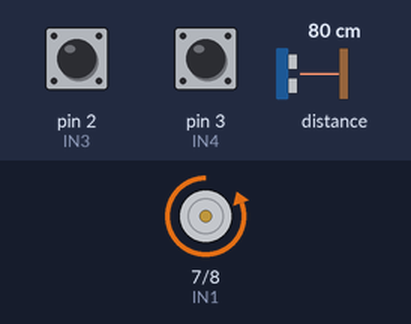
The sketch below on a simulated Arduino Uno, built with avr-gcc and run on an emulated ATmega328P. Parts: motor-driver pin pairs drawn as motors (green arrow = first pin HIGH = forward, orange = second pin HIGH = backward, longer = more drive). The inputs (shaded band) are chosen by the test bench; at power-on: pin 2 (IN3) HIGH, distance to the obstacle 80 cm, pin 3 (IN4) HIGH. What the sketch prints to the serial monitor is not drawn.

Above: at 1.2 s.
1.3 s: pin 2 (IN3) pulled LOW for 0.15 s
At 2.2 s:
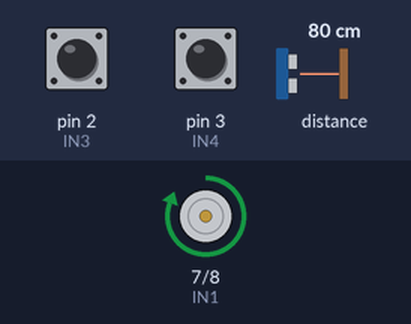
2.9 s: pin 2 (IN3) pulled LOW for 3.2 s
At 4.2 s:
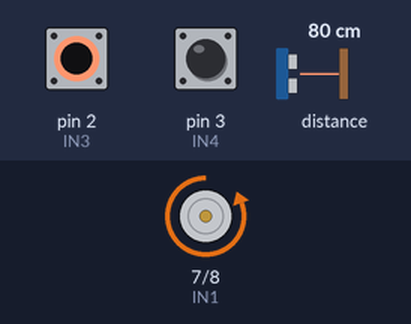
7.6 s: distance to the obstacle set to 21 cm
9.1 s: distance to the obstacle set to 18 cm
At 10.5 s:
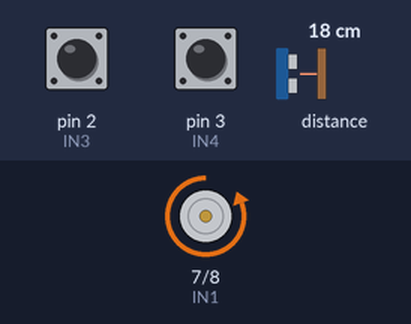
Timing chart, 0 to 11.6 s (numbered marks = the images above; inputs shaded):
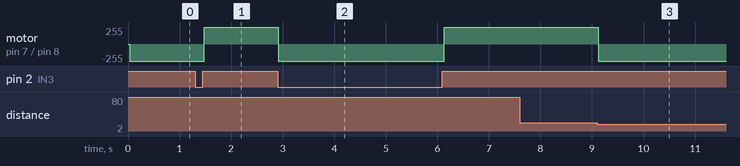

The sketch:

fenster2.c.ino
```cpp
#include <Wire.h>
#include <VL53L0X.h>

// Initialize VL53L0X ToF sensor
#define HIGH_ACCURACY
VL53L0X sensor;

// Define L298N pin mappings
int IN1 = 7;
int IN2 = 8;

// Define 3 position slide switch pins
int IN3 = 2;
int IN4 = 3;

int mode = 0;

unsigned long eventTime;
unsigned long currentTime;


void setup() {
  Serial.begin(9600);
  Wire.begin();

  sensor.setTimeout(500);
  if (!sensor.init())
  {
    Serial.println("Failed to detect and initialize sensor!");
    while (1) {}
  }

  sensor.setMeasurementTimingBudget(200000);
  // Start continuous back-to-back mode (take readings as
  // fast as possible).  To use continuous timed mode
  // instead, provide a desired inter-measurement period in
  // ms (e.g. sensor.startContinuous(100)).
  sensor.startContinuous();
  Serial.println("Initialized ToF sensor.");

  pinMode(IN1, OUTPUT);
  pinMode(IN2, OUTPUT);

  pinMode(IN3, INPUT_PULLUP);
  pinMode(IN4, INPUT_PULLUP);
}

void loop() {
  if (digitalRead(IN3) == LOW) {
    // Serial.println("I'm in mode 0 and am keeping the window closed.");
    eventTime = -900000;
    mode = 0;
  } else if (digitalRead(IN4) == LOW){
    eventTime = -900000;
    mode = 1;
  } else if (digitalRead(IN3) == HIGH && digitalRead(IN4) == HIGH){
    // Serial.println("I'm in mode 2! Window is operated automatically.");
    mode = 2;
  }

  if (mode == 0) {
    // close window if it's open
    digitalWrite(IN1, LOW);
    digitalWrite(IN2, HIGH);

  }
  if (mode == 1) {
    // KEEP WINDOW OPEN
    digitalWrite(IN1, HIGH);
    digitalWrite(IN2, LOW);


  }
  if (mode == 2) {
    int distanceRead = sensor.readRangeContinuousMillimeters();
    if (sensor.timeoutOccurred()) {
      // this could switch on a LED displaying sensor conditions
      Serial.print(" TIMEOUT");
    }
         // waiting for ToF sensor input
    if (distanceRead < 200) {
      eventTime = millis();
    }
    currentTime = millis();

    if ((currentTime - eventTime) < 900000) {
      digitalWrite(IN1, LOW);
      digitalWrite(IN2, HIGH);
    } else {
      digitalWrite(IN1, HIGH);
      digitalWrite(IN2, LOW);
    }

  }

}
```

Measured:
- after the input at 1.3 s, motor on pin 7 (IN1) / pin 8 (IN2): backward 255/255 → forward 255/255 after 0.18 s
- after the input at 2.9 s, motor on pin 7 (IN1) / pin 8 (IN2): forward 255/255 → backward 255/255 at once, → forward 255/255 3.2 s later
- after the input at 7.6 s, every drawn part: stays the same
- after the input at 9.1 s, motor on pin 7 (IN1) / pin 8 (IN2): forward 255/255 → backward 255/255 at once
